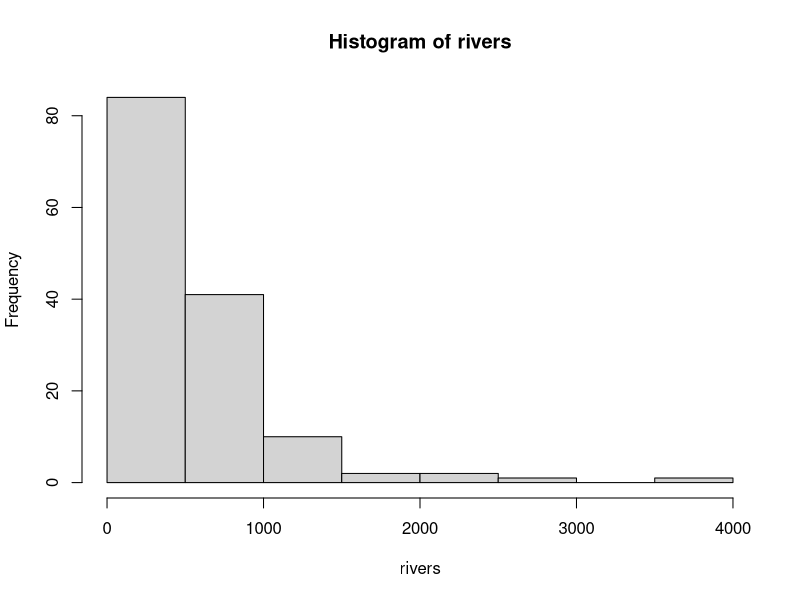
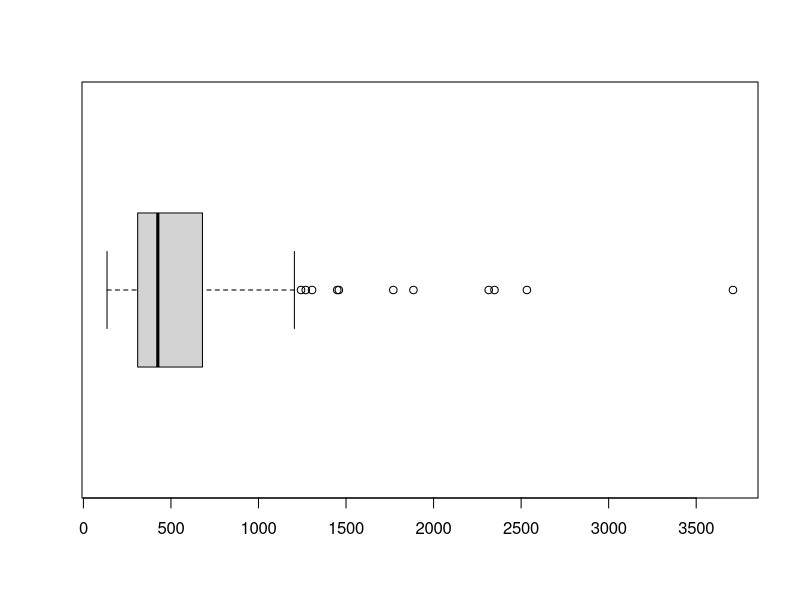
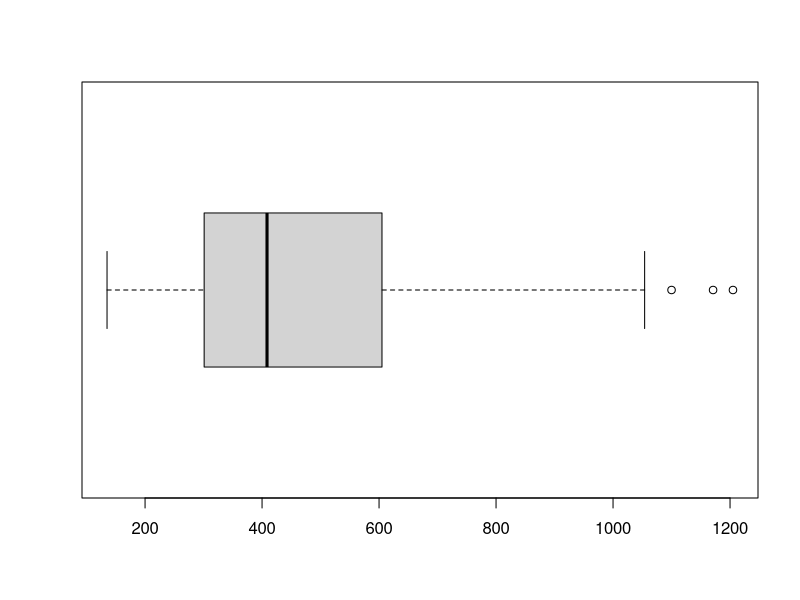
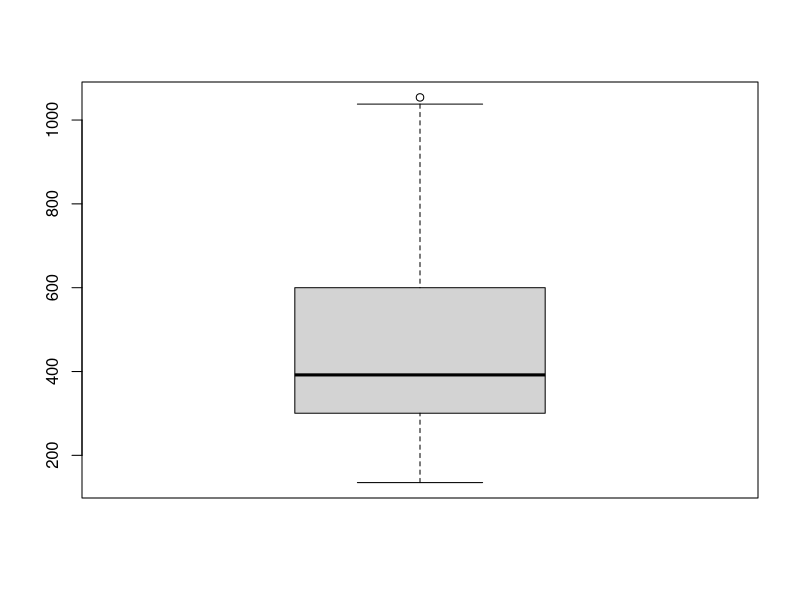

R code for these plots, in order:
data(rivers)  # Lengths of Major North American Rivers
hist(rivers)
boxplot(rivers, horizontal = TRUE)
rivers.low  <- rivers[rivers < 1210]  # Remove outliers
boxplot(rivers.low, horizontal = TRUE)  # Has new outliers
rivers.low2  <- rivers[rivers < 1055]  # Remove again
boxplot(rivers.low2)  # Still one outlier

rm(list = ls())  # Clean up